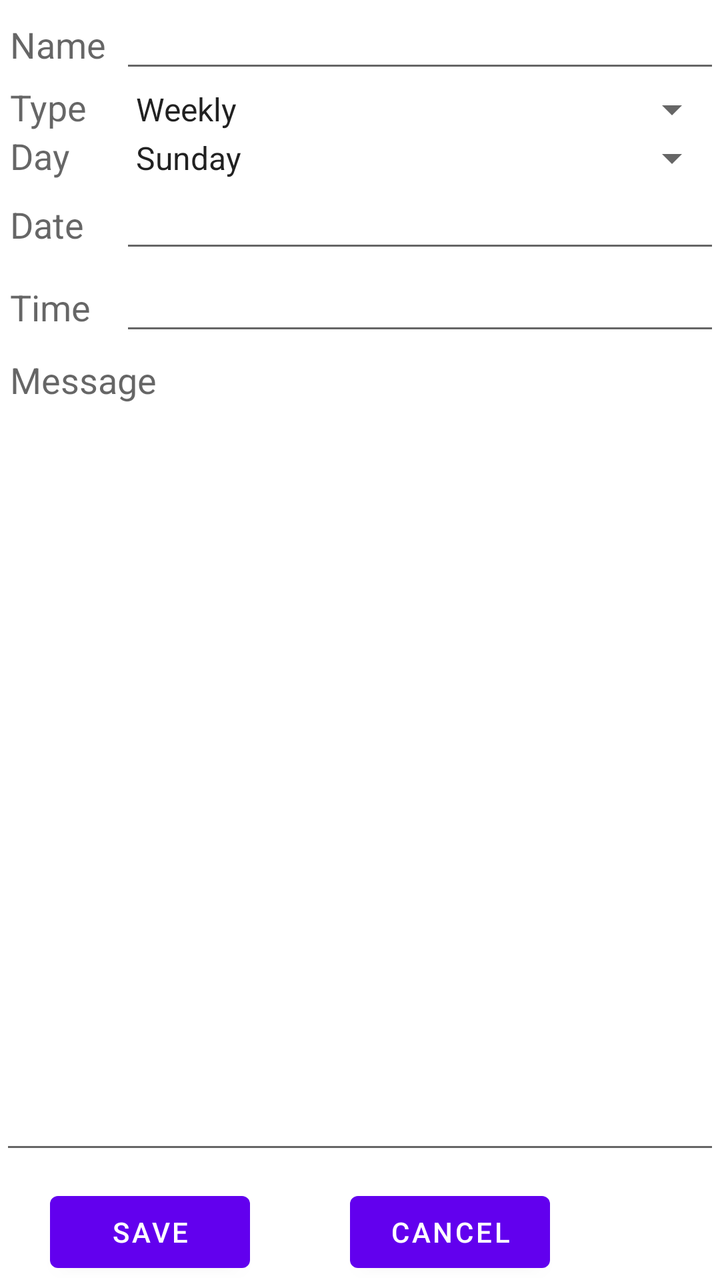
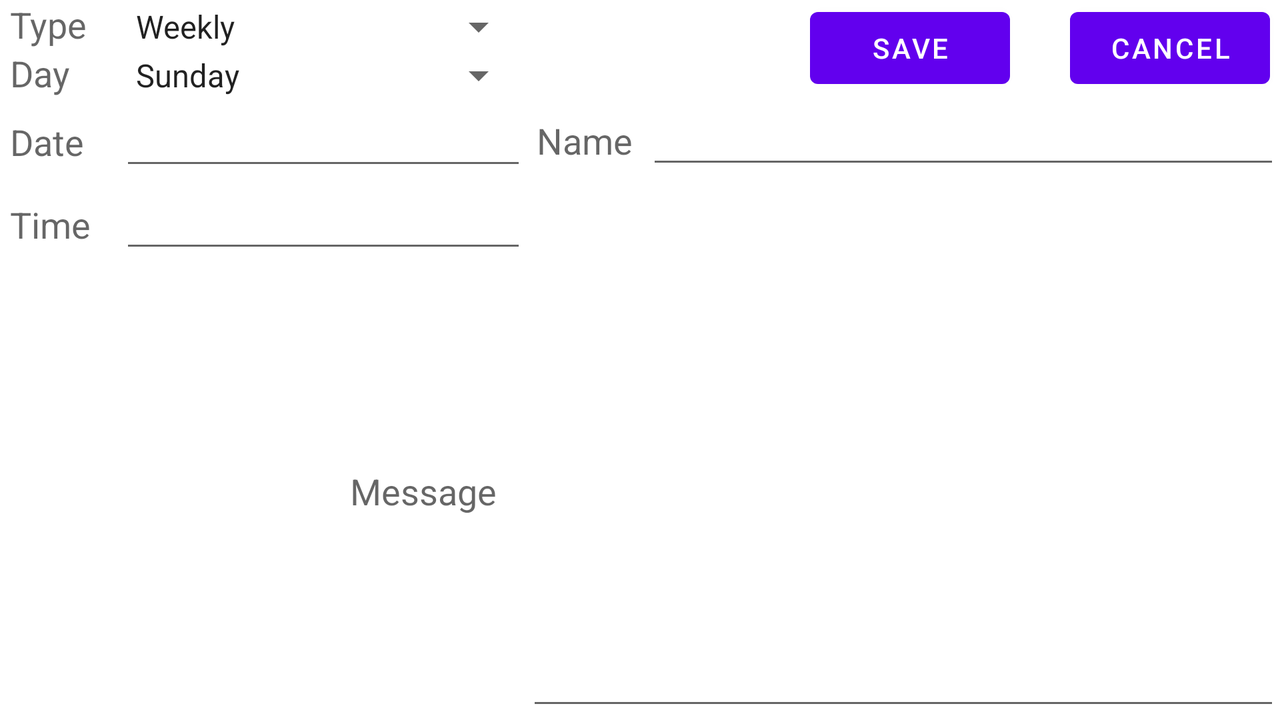

Two renders of one Android screen. The first uses the default layout on a phone; the second uses the alternative layout the repository ships for a different screen configuration, on a matching device. The two XML files are below.
<!-- AndroidManifest.xml: fallback theme Theme.MaterialComponents.DayNight.NoActionBar -->
<!-- res/layout/taskinfo.xml -->
<?xml version="1.0" encoding="utf-8"?>

<LinearLayout xmlns:android="http://schemas.android.com/apk/res/android"
    android:layout_width="match_parent"
    android:layout_height="match_parent"
    android:orientation="vertical" >

    <LinearLayout
        android:layout_width="match_parent"
        android:layout_height="wrap_content"
        android:orientation="horizontal" >

        <TextView
            style="@style/Label"
            android:layout_width="50sp"
            android:layout_height="wrap_content"
            android:text="@string/name"
            android:textAppearance="?android:attr/textAppearanceMedium" android:layout_marginLeft="5sp" android:layout_marginRight="5sp"/>

        <EditText
            android:id="@+id/nameinput"
            android:layout_width="match_parent"
            android:layout_height="wrap_content"
            android:ems="10"
            android:inputType="text" />
    </LinearLayout>

    <LinearLayout
        android:layout_width="match_parent"
        android:layout_height="wrap_content" >

        <TextView
            style="@style/Label"
            android:layout_width="50sp"
            android:layout_height="wrap_content"
            android:text="@string/type"
            android:textAppearance="?android:attr/textAppearanceMedium" android:layout_marginLeft="5sp" android:layout_marginRight="5sp"/>

        <Spinner
            android:id="@+id/typespiner"
            android:layout_width="match_parent"
            android:layout_height="wrap_content"
            android:entries="@array/Types" />
    </LinearLayout>

    <LinearLayout
        android:id="@+id/daylayout"
        android:layout_width="match_parent"
        android:layout_height="wrap_content" >

        <TextView
            style="@style/Label"
            android:layout_width="50sp"
            android:layout_height="wrap_content"
            android:layout_marginLeft="5sp"
            android:layout_marginRight="5sp"
            android:text="@string/day"
            android:textAppearance="?android:attr/textAppearanceMedium" />

        <Spinner
            android:id="@+id/dayspiner"
            android:layout_width="match_parent"
            android:layout_height="wrap_content"
            android:entries="@array/Weekdays" />
    </LinearLayout>

    <LinearLayout
        android:id="@+id/datelayout"
        android:layout_width="match_parent"
        android:layout_height="wrap_content" >

        <TextView
            style="@style/Label"
            android:layout_width="50sp"
            android:layout_height="wrap_content"
            android:text="@string/date"
            android:textAppearance="?android:attr/textAppearanceMedium" android:layout_marginLeft="5sp" android:layout_marginRight="5sp"/>

        <EditText
            android:id="@+id/dateinput"
            android:layout_width="match_parent"
            android:layout_height="wrap_content"
            android:ems="10"
            android:inputType="date" android:focusable="false"/>
    </LinearLayout>

    <LinearLayout
        android:layout_width="match_parent"
        android:layout_height="wrap_content" >

        <TextView
            style="@style/Label"
            android:layout_width="50sp"
            android:layout_height="wrap_content"
            android:text="@string/time"
            android:textAppearance="?android:attr/textAppearanceMedium" android:layout_marginLeft="5sp" android:layout_marginRight="5sp"/>

        <EditText
            android:id="@+id/timeinput"
            android:layout_width="match_parent"
            android:layout_height="wrap_content"
            android:ems="10"
            android:inputType="time" android:focusable="false">

            <requestFocus />
        </EditText>
    </LinearLayout>

    <TextView
        android:id="@+id/messagelable"
        android:layout_width="wrap_content"
        android:layout_height="wrap_content"
        android:layout_marginLeft="5sp"
        android:layout_marginTop="5sp"
        android:text="@string/message"
        android:textAppearance="?android:attr/textAppearanceMedium" />

    <EditText
        android:id="@+id/messageinput"
        android:layout_width="match_parent"
        android:layout_height="0dp"
        android:layout_weight="0.46"
        android:ems="10"
        android:inputType="textMultiLine" />

    <LinearLayout
        android:layout_width="match_parent"
        android:layout_height="wrap_content"
        android:layout_marginTop="10sp" >

        <Button
            android:id="@+id/save"
            style="@style/DialogButton"
            android:layout_height="wrap_content"
            android:layout_gravity="bottom"
            android:layout_marginLeft="25sp"
            android:layout_marginRight="25sp"
            android:text="@string/save" />

        <Button
            android:id="@+id/cancel"
            style="@style/DialogButton"
            android:layout_height="wrap_content"
            android:layout_gravity="bottom"
            android:layout_marginLeft="25sp"
            android:layout_marginRight="25sp"
            android:text="@string/cancel" />
    </LinearLayout>

</LinearLayout>
<!-- resources referenced by this layout -->
<resources>
  <string-array name="Types">
  		<item>Weekly</item>
  		<item>One time</item>
  	</string-array>
  <string-array name="Weekdays">
  		<item>Sunday</item>
  		<item>Monday</item>
  		<item>Tuesday</item>
  		<item>Wednesday</item>
  		<item>Thursday</item>
  		<item>Friday</item>
  		<item>Saturday</item>
  	</string-array>
  <string name="cancel">Cancel</string>
  <string name="date">Date</string>
  <string name="day">Day</string>
  <string name="message">Message</string>
  <string name="name">Name</string>
  <string name="save">Save</string>
  <string name="time">Time</string>
  <string name="type">Type</string>
  <style name="DialogButton">
          <item name="android:layout_width">100sp</item>
      </style>
  <style name="Label">
          <item name="android:layout_width">50sp</item>
      </style>
</resources>
<!-- res/layout-land/taskinfo.xml (the repository's variant of the layout above) -->
<!-- drawn on the phone turned sideways -->
<?xml version="1.0" encoding="utf-8"?>

<LinearLayout xmlns:android="http://schemas.android.com/apk/res/android"
    android:layout_width="match_parent"
    android:layout_height="match_parent"
    android:orientation="horizontal" >

    <LinearLayout
        android:layout_width="0dp"
        android:layout_height="match_parent"
        android:layout_weight="7"
        android:orientation="vertical" >

        <LinearLayout
            android:layout_width="match_parent"
            android:layout_height="wrap_content" >

            <TextView
                style="@style/Label"
                android:layout_width="50sp"
                android:layout_height="wrap_content"
                android:layout_marginLeft="5sp"
                android:layout_marginRight="5sp"
                android:text="@string/type"
                android:textAppearance="?android:attr/textAppearanceMedium" />

            <Spinner
                android:id="@+id/typespiner"
                android:layout_width="0dp"
                android:layout_height="wrap_content"
                android:layout_weight="1"
                android:entries="@array/Types" />
        </LinearLayout>

        <LinearLayout
            android:id="@+id/daylayout"
            android:layout_width="match_parent"
            android:layout_height="wrap_content" >

            <TextView
                style="@style/Label"
                android:layout_width="50sp"
                android:layout_height="wrap_content"
                android:layout_marginLeft="5sp"
                android:layout_marginRight="5sp"
                android:text="@string/day"
                android:textAppearance="?android:attr/textAppearanceMedium" />

            <Spinner
                android:id="@+id/dayspiner"
                android:layout_width="0dp"
                android:layout_height="wrap_content"
                android:layout_weight="1"
                android:entries="@array/Weekdays" />
        </LinearLayout>

        <LinearLayout
            android:id="@+id/datelayout"
            android:layout_width="match_parent"
            android:layout_height="wrap_content" >

            <TextView
                style="@style/Label"
                android:layout_width="50sp"
                android:layout_height="wrap_content"
                android:layout_marginLeft="5sp"
                android:layout_marginRight="5sp"
                android:text="@string/date"
                android:textAppearance="?android:attr/textAppearanceMedium" />

            <EditText
                android:id="@+id/dateinput"
                android:layout_width="match_parent"
                android:layout_height="wrap_content"
                android:ems="10"
                android:focusable="false"
                android:inputType="date" />
        </LinearLayout>

        <LinearLayout
            android:layout_width="match_parent"
            android:layout_height="wrap_content" >

            <TextView
                style="@style/Label"
                android:layout_width="50sp"
                android:layout_height="wrap_content"
                android:layout_marginLeft="5sp"
                android:layout_marginRight="5sp"
                android:text="@string/time"
                android:textAppearance="?android:attr/textAppearanceMedium" />

            <EditText
                android:id="@+id/timeinput"
                android:layout_width="match_parent"
                android:layout_height="wrap_content"
                android:ems="10"
                android:focusable="false"
                android:inputType="time" >

                <requestFocus />
            </EditText>
        </LinearLayout>

        <FrameLayout
            android:id="@+id/FrameLayout1"
            android:layout_width="wrap_content"
            android:layout_height="match_parent"
            android:layout_gravity="right"
            android:layout_marginRight="15sp" >

            <TextView
                android:id="@+id/messagelable"
                android:layout_width="wrap_content"
                android:layout_height="wrap_content"
                android:layout_gravity="center_vertical"
                android:text="@string/message"
                android:textAppearance="?android:attr/textAppearanceMedium" />

        </FrameLayout>
    </LinearLayout>

    <LinearLayout
        android:layout_width="0dp"
        android:layout_height="match_parent"
        android:layout_weight="10"
        android:orientation="vertical" >

        <LinearLayout
            android:layout_width="wrap_content"
            android:layout_height="wrap_content"
            android:layout_gravity="right" >

            <Button
                android:id="@+id/save"
                style="@style/DialogButton"
                android:layout_height="wrap_content"
                android:layout_marginLeft="5sp"
                android:layout_marginRight="5sp"
                android:text="@string/save" />

            <Button
                android:id="@+id/cancel"
                style="@style/DialogButton"
                android:layout_height="wrap_content"
                android:layout_marginLeft="25sp"
                android:layout_marginRight="5sp"
                android:text="@string/cancel" />
        </LinearLayout>

        <LinearLayout
            android:layout_width="match_parent"
            android:layout_height="wrap_content"
            android:orientation="horizontal" >

            <TextView
                style="@style/Label"
                android:layout_width="50sp"
                android:layout_height="wrap_content"
                android:layout_marginLeft="5sp"
                android:layout_marginRight="5sp"
                android:text="@string/name"
                android:textAppearance="?android:attr/textAppearanceMedium" />

            <EditText
                android:id="@+id/nameinput"
                android:layout_width="0dp"
                android:layout_height="wrap_content"
                android:layout_weight="1"
                android:ems="10"
                android:inputType="text" />
        </LinearLayout>

        <EditText
            android:id="@+id/messageinput"
            android:layout_width="match_parent"
            android:layout_height="0dp"
            android:layout_weight="0.46"
            android:ems="10"
            android:inputType="textMultiLine"
            android:singleLine="false"
             />

    </LinearLayout>

</LinearLayout>
